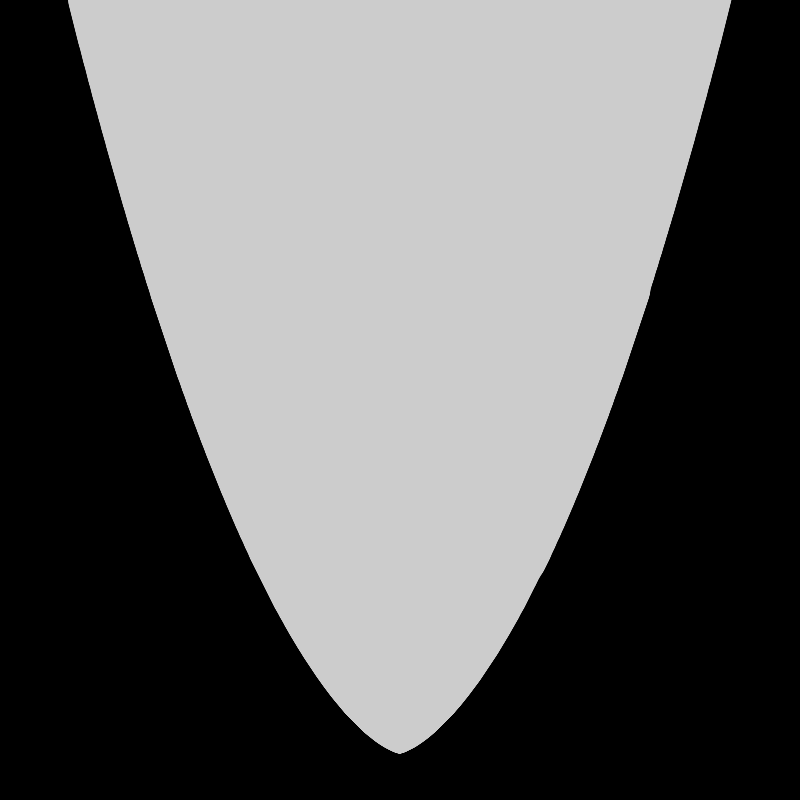
Frame 1 (no input)
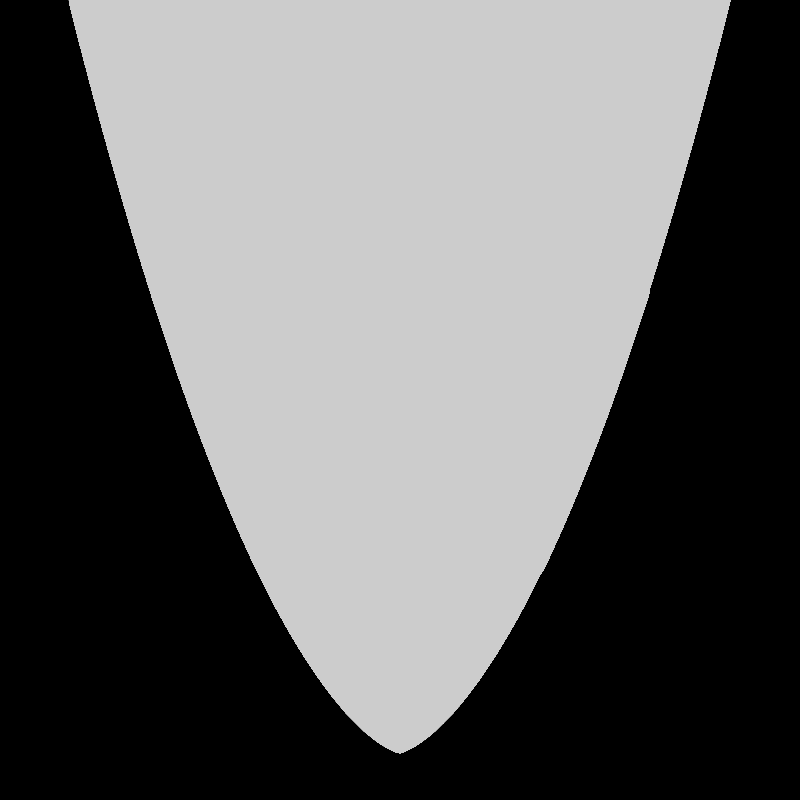
Frame 60 (the mouse pressed at the canvas centre just before this capture)
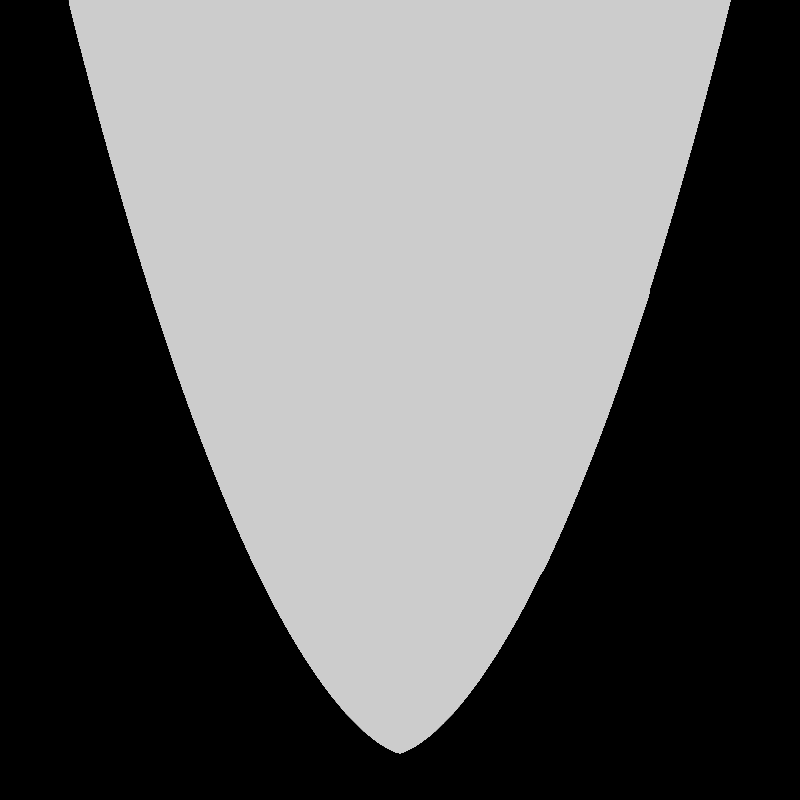
Frame 120 (the mouse held since frame 60 and released just before this capture)

The Processing sketch that drew these frames (run headless with seeded random() and noise(); from frame 60 on, the mouse is pressed at the canvas centre):

// Processing sketch: plotfunc
// ── plotfunc.pde
void setup() {
  size(800,800);
}

float f(float x) {
  return x*x; 
}
void draw() {
  // graph [-3,+3,  0, +9]
  translate(width/2, height-1);
  scale(width/6.0, -1/9.0*height); 
  float dx = 1.0/width*(3 - -3);
  for (float x = -3; x <= +3; x+= dx)
    line(x,0, x, f(x));
}
